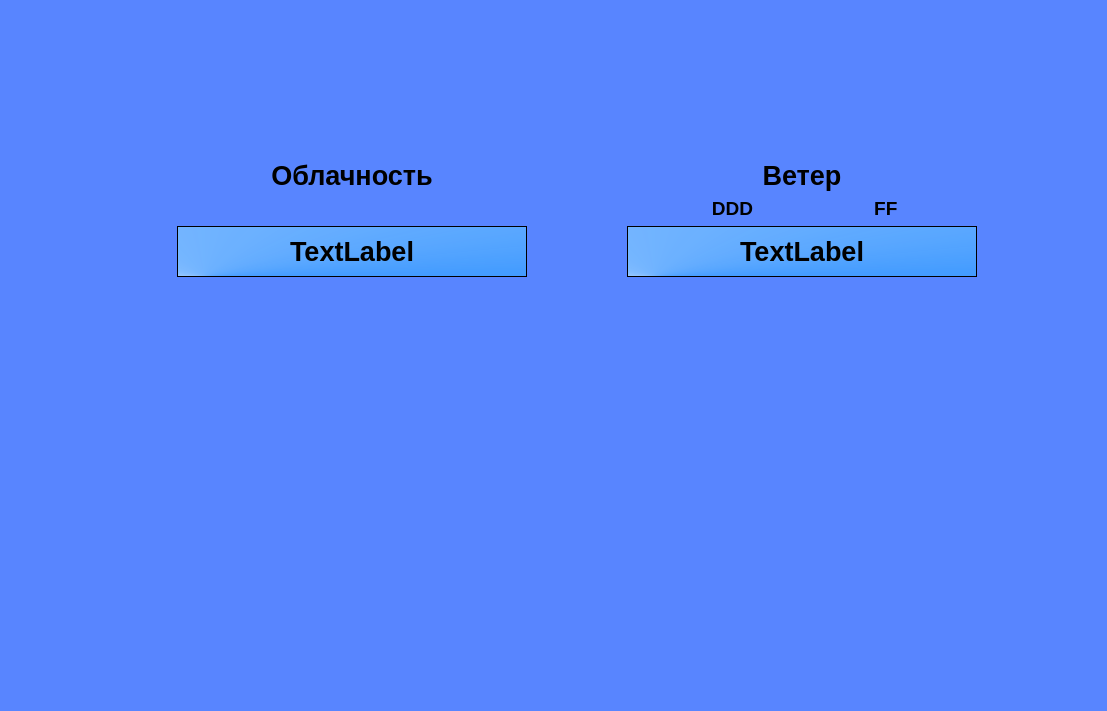
<?xml version="1.0" encoding="UTF-8"?>
<ui version="4.0">
 <class>MainWindow</class>
 <widget class="QMainWindow" name="MainWindow">
  <property name="geometry">
   <rect>
    <x>0</x>
    <y>0</y>
    <width>1107</width>
    <height>711</height>
   </rect>
  </property>
  <property name="maximumSize">
   <size>
    <width>1107</width>
    <height>711</height>
   </size>
  </property>
  <property name="windowTitle">
   <string>Weather</string>
  </property>
  <property name="styleSheet">
   <string notr="true">background-color: rgb(88, 133, 255);</string>
  </property>
  <widget class="QWidget" name="centralwidget">
   <widget class="QWidget" name="gridLayoutWidget">
    <property name="geometry">
     <rect>
      <x>170</x>
      <y>160</y>
      <width>814</width>
      <height>117</height>
     </rect>
    </property>
    <layout class="QGridLayout" name="gridLayout">
     <item row="2" column="1">
      <spacer name="horizontalSpacer">
       <property name="orientation">
        <enum>Qt::Horizontal</enum>
       </property>
       <property name="sizeType">
        <enum>QSizePolicy::Maximum</enum>
       </property>
       <property name="sizeHint" stdset="0">
        <size>
         <width>80</width>
         <height>20</height>
        </size>
       </property>
      </spacer>
     </item>
     <item row="2" column="0" alignment="Qt::AlignHCenter">
      <widget class="QLabel" name="cl1">
       <property name="sizePolicy">
        <sizepolicy hsizetype="MinimumExpanding" vsizetype="MinimumExpanding">
         <horstretch>0</horstretch>
         <verstretch>0</verstretch>
        </sizepolicy>
       </property>
       <property name="minimumSize">
        <size>
         <width>350</width>
         <height>50</height>
        </size>
       </property>
       <property name="font">
        <font>
         <pointsize>20</pointsize>
         <weight>75</weight>
         <bold>true</bold>
        </font>
       </property>
       <property name="styleSheet">
        <string notr="true">background-color: qconicalgradient(cx:0.079, cy:1, angle:0, stop:0 rgba(54, 164, 255, 174), stop:1 rgba(255, 255, 255, 255));</string>
       </property>
       <property name="frameShape">
        <enum>QFrame::StyledPanel</enum>
       </property>
       <property name="text">
        <string>TextLabel</string>
       </property>
       <property name="alignment">
        <set>Qt::AlignCenter</set>
       </property>
      </widget>
     </item>
     <item row="2" column="2" alignment="Qt::AlignHCenter">
      <widget class="QLabel" name="wt1">
       <property name="sizePolicy">
        <sizepolicy hsizetype="MinimumExpanding" vsizetype="MinimumExpanding">
         <horstretch>0</horstretch>
         <verstretch>0</verstretch>
        </sizepolicy>
       </property>
       <property name="minimumSize">
        <size>
         <width>350</width>
         <height>50</height>
        </size>
       </property>
       <property name="font">
        <font>
         <pointsize>20</pointsize>
         <weight>75</weight>
         <bold>true</bold>
        </font>
       </property>
       <property name="styleSheet">
        <string notr="true">background-color: qconicalgradient(cx:0.079, cy:1, angle:0, stop:0 rgba(54, 164, 255, 174), stop:1 rgba(255, 255, 255, 255));</string>
       </property>
       <property name="frameShape">
        <enum>QFrame::StyledPanel</enum>
       </property>
       <property name="text">
        <string>TextLabel</string>
       </property>
       <property name="alignment">
        <set>Qt::AlignCenter</set>
       </property>
      </widget>
     </item>
     <item row="0" column="2">
      <widget class="QLabel" name="label_2">
       <property name="minimumSize">
        <size>
         <width>0</width>
         <height>30</height>
        </size>
       </property>
       <property name="font">
        <font>
         <pointsize>20</pointsize>
         <weight>75</weight>
         <bold>true</bold>
        </font>
       </property>
       <property name="text">
        <string>Ветер</string>
       </property>
       <property name="alignment">
        <set>Qt::AlignCenter</set>
       </property>
      </widget>
     </item>
     <item row="0" column="0">
      <widget class="QLabel" name="label_1">
       <property name="minimumSize">
        <size>
         <width>0</width>
         <height>30</height>
        </size>
       </property>
       <property name="font">
        <font>
         <pointsize>20</pointsize>
         <weight>75</weight>
         <bold>true</bold>
        </font>
       </property>
       <property name="text">
        <string>Облачность</string>
       </property>
       <property name="alignment">
        <set>Qt::AlignCenter</set>
       </property>
      </widget>
     </item>
     <item row="1" column="2">
      <widget class="QLabel" name="label">
       <property name="font">
        <font>
         <pointsize>14</pointsize>
         <weight>75</weight>
         <bold>true</bold>
        </font>
       </property>
       <property name="text">
        <string> DDD                       FF</string>
       </property>
       <property name="alignment">
        <set>Qt::AlignCenter</set>
       </property>
      </widget>
     </item>
    </layout>
   </widget>
  </widget>
  <widget class="QMenuBar" name="menubar">
   <property name="geometry">
    <rect>
     <x>0</x>
     <y>0</y>
     <width>1107</width>
     <height>21</height>
    </rect>
   </property>
  </widget>
  <widget class="QStatusBar" name="statusbar"/>
 </widget>
 <resources/>
 <connections/>
</ui>
